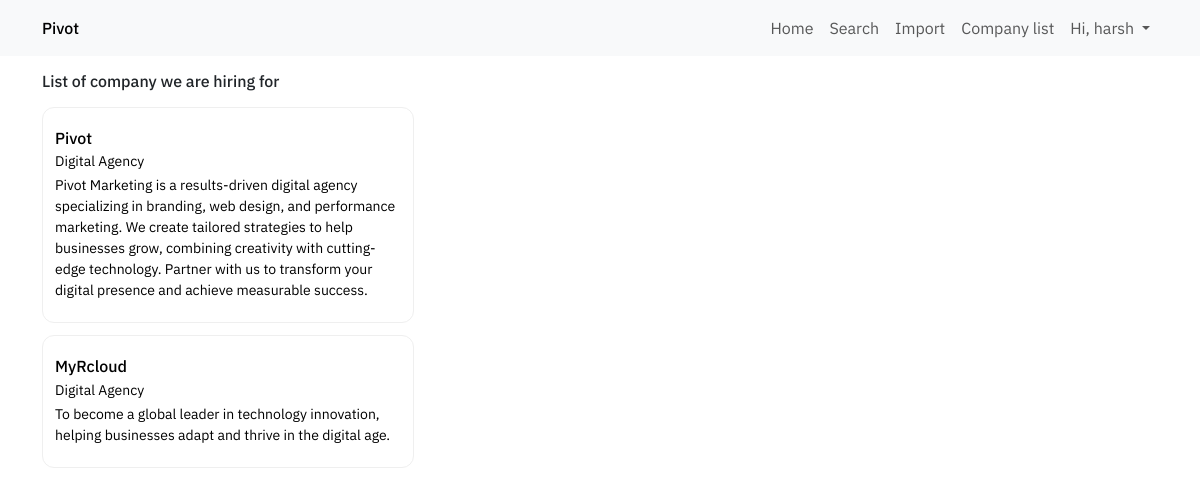
The app's page /company (signed in), older data.
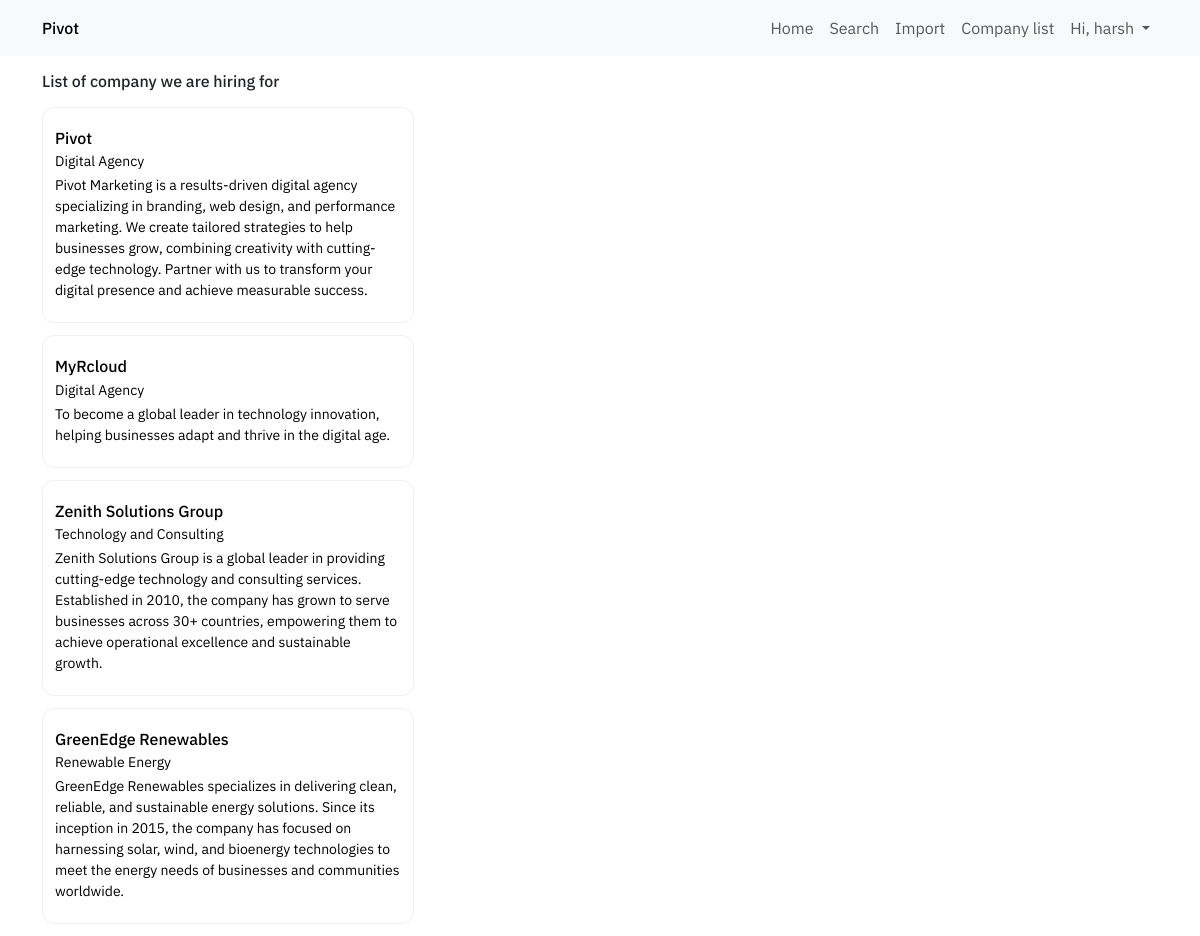
The same page, newer data.
### webpages/models.py (models this page shows, shortened)
class Company(models.Model):
    is_active = models.BooleanField(null=True, blank=True)
    company_name = models.CharField(max_length=255)
    company_address = models.TextField(blank=True, null=True)
    company_email = models.CharField(max_length=255, blank=True, null=True)
    company_info = models.TextField(blank=True, null=True)
    company_domain_name = models.CharField(max_length=255, blank=True, null=True)
    industry_type = models.ForeignKey(IndustryType, on_delete=models.CASCADE, blank=True, null=True)
    company_postal_code = models.CharField(max_length=255, blank=True, null=True)
    company_number_of_employees = models.IntegerField(blank=True, null=True)
    company_time_zone = models.CharField(max_length=255, blank=True, null=True)
    company_linkedin_profile = models.CharField(max_length=255, blank=True, null=True)
    company_annual_revenue = models.CharField(max_length=255, blank=True, null=True)
    company_city = models.CharField(max_length=255, blank=True, null=True)
    company_state_region = models.CharField(max_length=255, blank=True, null=True)
    company_contact_number = models.CharField(max_length=25, blank=True, null=True)
    created_at = models.DateTimeField(auto_now_add=True)
    updated_at = models.DateTimeField(auto_now=True)

class IndustryType(models.Model):
    industry_type_name = models.CharField(max_length=255)
    created_at = models.DateTimeField(auto_now_add=True)
    updated_at = models.DateTimeField(auto_now=True)

### webpages/views.py (the view)
# urls.py: path("company", view=companyList, name="webpages-company-list"),
@login_required(login_url="user-login")
def companyList(request):
    companyList = models.Company.objects.all()
    context = {
        "companyList":companyList
    }
    return render(request, "company-list.html", context)

### templates/company-list.html (shortened to what this page needs)
<!doctype html>
{% load static %}
<html lang="en">
<head>
    <link rel="stylesheet" href="{% static './css/main.css' %}">
    <link href="https://cdn.jsdelivr.net/npm/bootstrap@5.3.3/dist/css/bootstrap.min.css" rel="stylesheet"
>
    <link rel="stylesheet" href="{% static './css/dashboard.css' %}">
</head>
<body>
    {% include 'inc/navbar.html' %}
    <section class="dashboard-section">
        <div class="container">
            <div class="company-list-col">
                <h1 class="wrapper-title company-list-wrapper-title">List of company we are hiring for</h1>
                <div class="company-list-wrapper">
                    <div class="company-list-item">
                        {% for company in companyList %}
                        <a href="{% url 'webpages-company-profile' id=company.id%}" class="company-card-cta">
                            <div class="company-card">
                                <h1 class="company-card-info-item">{{company.company_name}}</h1>
                                <div class="company-card-info-item-domain-name">{{company.industry_type.industry_type_name}}</div>
                                <p class="company-card-info-item company-card-info-item-description">
                                    {{company.company_info}}
                                </p>
                            </div>
                        </a>
                        {% endfor %}
                    </div>
                </div>
            </div>
        </div>
    </section>
</body>
</html>

Row changes from the older to the newer data that the page shows:
added Company: company_name "Zenith Solutions Group", industry_type.industry_type_name "Technology and Consulting", company_info "Zenith Solutions Group is a global leader in providing cutting-edge technology and consulting services. Established in 2010, the company has grown to serve businesses across 30+ countries, empowering them to achieve operational excellence and sustainable growth."
added Company: company_name "GreenEdge Renewables", industry_type.industry_type_name "Renewable Energy", company_info "GreenEdge Renewables specializes in delivering clean, reliable, and sustainable energy solutions. Since its inception in 2015, the company has focused on harnessing solar, wind, and bioenergy technologies to meet the energy needs of businesses and communities worldwide."
